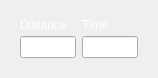
               <widget class="QWidget" name="EditWorkoutRacescrollAreaWidgetContents">
                <property name="geometry">
                 <rect>
                  <x>0</x>
                  <y>0</y>
                  <width>158</width>
                  <height>72</height>
                 </rect>
                </property>
                <layout class="QVBoxLayout" name="verticalLayout_31">
                 <item>
                  <widget class="QWidget" name="EditWorkoutRaceInnerWidget" native="true">
                   <property name="styleSheet">
                    <string notr="true"/>
                   </property>
                   <layout class="QGridLayout" name="gridLayout_22">
                    <item row="0" column="0">
                     <widget class="QLabel" name="EditWorkoutRaceDistanceLabel">
                      <property name="maximumSize">
                       <size>
                        <width>16777215</width>
                        <height>10</height>
                       </size>
                      </property>
                      <property name="styleSheet">
                       <string notr="true">color: white; 
border: none;
background: transparent;
text-align: left; /* Align the text inside the QPushButton to the left */
padding-left: 0px;
</string>
                      </property>
                      <property name="text">
                       <string>Distance</string>
                      </property>
                     </widget>
                    </item>
                    <item row="0" column="1">
                     <widget class="QLabel" name="EditWorkoutRaceTimeLabel">
                      <property name="maximumSize">
                       <size>
                        <width>16777215</width>
                        <height>10</height>
                       </size>
                      </property>
                      <property name="styleSheet">
                       <string notr="true">color: white; 
border: none;
background: transparent;
text-align: left; /* Align the text inside the QPushButton to the left */
padding-left: 0px;
</string>
                      </property>
                      <property name="text">
                       <string>Time</string>
                      </property>
                     </widget>
                    </item>
                    <item row="1" column="0">
                     <widget class="QLineEdit" name="EditWorkoutRaceDistanceLe"/>
                    </item>
                    <item row="1" column="1">
                     <widget class="QLineEdit" name="EditWorkoutRaceTimeLE"/>
                    </item>
                   </layout>
                  </widget>
                 </item>
                </layout>
               </widget>
